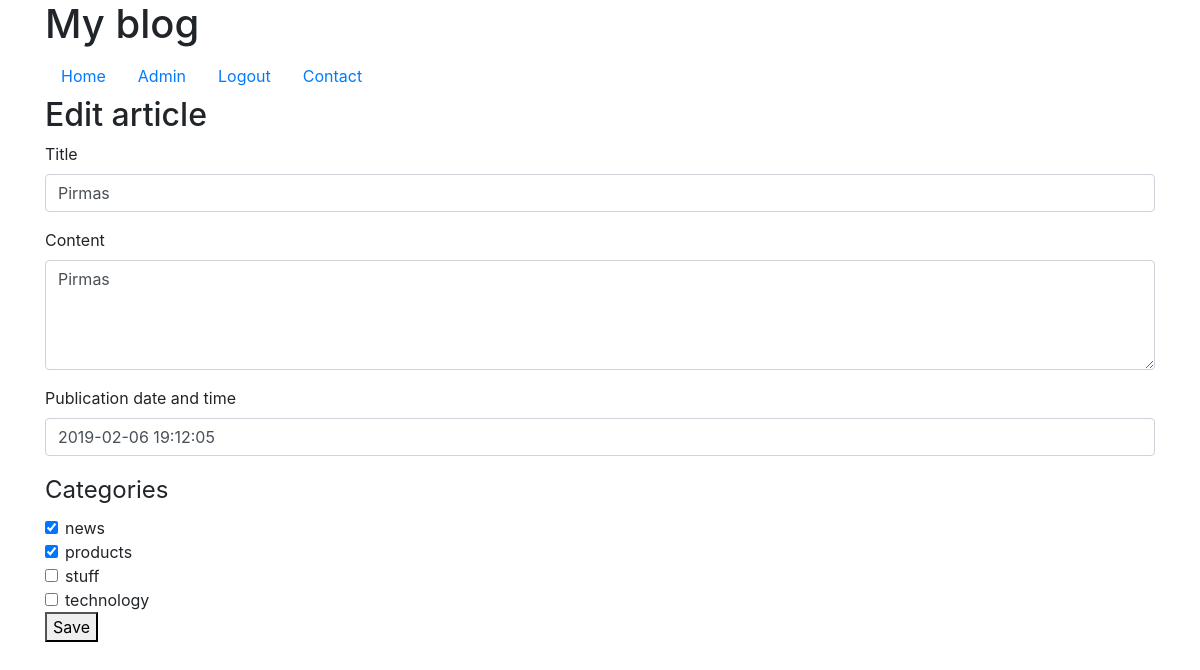
The app's page /admin/edit-article.php?id=29 (signed in) with its own data.
### tables this page shows
CREATE TABLE `article` (
  `id` int(11) NOT NULL,
  `title` varchar(128) NOT NULL,
  `content` longtext NOT NULL,
  `published_at` datetime DEFAULT NULL,
  `image_file` varchar(200) DEFAULT NULL
);

CREATE TABLE `category` (
  `id` int(11) NOT NULL,
  `name` varchar(125) NOT NULL
);

### classes/Article.php (called while the page is built, shortened)
<?php
class Article
{
    public $id;
    public static function getByID($conn, $id, $columns = '*')
    {
        $sql = "SELECT $columns
                FROM article
                WHERE id = :id";
        $stmt = $conn->prepare($sql);
        $stmt->bindValue(':id', $id, PDO::PARAM_INT);
        $stmt->setFetchMode(PDO::FETCH_CLASS, 'Article');
        if ($stmt->execute()) {
            return $stmt->fetch();
        }
    }
    public function getCategories($conn)
    {
        $sql = "SELECT category.*
                FROM category
                JOIN article_category
                ON category.id = article_category.category_id
                WHERE article_id = :id";
        $stmt = $conn->prepare($sql);
        $stmt->bindValue(':id', $this->id, PDO::PARAM_INT);
        $stmt->execute();
        return $stmt->fetchAll(PDO::FETCH_ASSOC);
    }
}

### classes/Category.php (called while the page is built)
<?php
class Category
{
  public static function getAll($conn)
  {
      $sql = "SELECT *
              FROM category
              ORDER BY name";
      $results = $conn->query($sql);
      return $results->fetchAll(PDO::FETCH_ASSOC);
  }
}

### admin/includes/article-form.php (the view, shortened to what this page needs)
<form method="post" id="formArticle">
    <div class="form-group">
        <label for="title">Title</label>
        <input class="form-control" name="title" id="title" placeholder="Article title"
               value="<?= htmlspecialchars($article->title); ?>">
    </div>
    <div class="form-group">
        <label for="content">Content</label>
        <textarea class="form-control" name="content" rows="4" cols="40" id="content"
                  placeholder="Article content"><?= htmlspecialchars($article->content); ?></textarea>
    </div>
    <div class="form-group">
        <label for="published_at">Publication date and time</label>
        <input class="form-control" name="published_at" id="published_at"
               value="<?= htmlspecialchars($article->published_at); ?>">
    </div>
    <fieldset>
        <legend>Categories</legend>
        <?php foreach ($categories as $category): ?>
            <div class="form-check">
                <input class="form-check-input" type="checkbox" name="category[]" value="<?= $category['id'] ?>"
                        id="category<?= $category['id'] ?>"
                        <?php if (in_array($category['id'], $category_ids)): ?>checked <?php endif; ?>>
                <label class="form-check-label" for="category<?= $category['id'] ?>"><?= htmlspecialchars($category['name']); ?>
                </label>
            </div>
        <?php endforeach; ?>
    </fieldset>
    <button>Save</button>
</form>

### records on screen
article: title "Pirmas", content "Pirmas", published_at "2019-02-06 19:12:05"
category: id "☑", name "news"
category: id "☑", name "products"
category: name "stuff"
category: name "technology"
